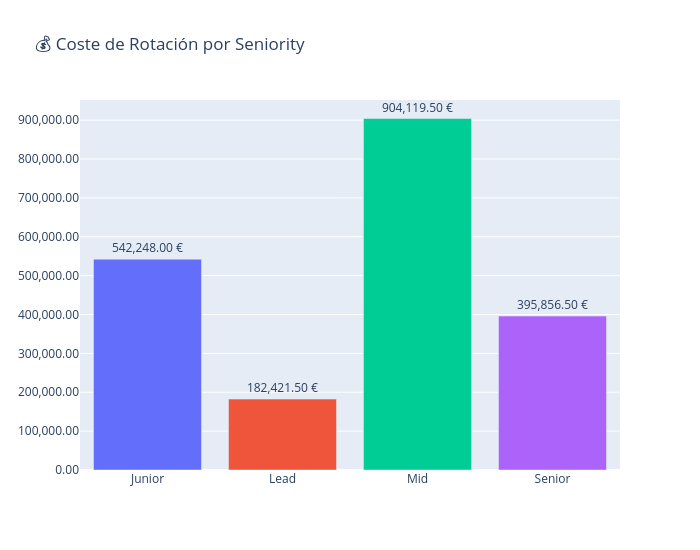

Notebook code for this chart:
### Code cell
# COSTE DE ROTACIÓN POR SENIORITY


costes_seniority = (
    df_bajas
    .groupby("seniority", as_index=False)
    .agg(
        Empleados=("empleado_id", "count"),
        Coste_Total=("coste_rotacion", "sum"),
        Coste_Medio=("coste_rotacion", "mean")
    )
)

display(costes_seniority)

fig = px.bar(
    costes_seniority,
    x="seniority",
    y="Coste_Total",
    color="seniority",
    title="💰 Coste de Rotación por Seniority",
    text="Coste_Total"
)

fig.update_traces(
    texttemplate="%{text:,.2f} €",
    textposition="outside"
)

fig.update_layout(
    xaxis_title=None,
    yaxis_title=None,
    yaxis_tickformat=",.2f",
    showlegend=False,
    height=550,
    width=700
)

fig.show()

### Figure 1 — Plotly figure (JSON) as saved in the notebook; plotly's stock layout.template omitted (floating-point values rounded to 4 significant figures)
{"data": [{"hovertemplate": "seniority=%{x}<br>Coste_Total=%{text}<extra></extra>", "legendgroup": "Junior", "marker": {"color": "#636efa", "pattern": {"shape": ""}}, "name": "Junior", "orientation": "v", "showlegend": true, "text": [542200.0], "textposition": "outside", "texttemplate": "%{text:,.2f} €", "type": "bar", "x": ["Junior"], "xaxis": "x", "y": [542200.0], "yaxis": "y"}, {"hovertemplate": "seniority=%{x}<br>Coste_Total=%{text}<extra></extra>", "legendgroup": "Lead", "marker": {"color": "#EF553B", "pattern": {"shape": ""}}, "name": "Lead", "orientation": "v", "showlegend": true, "text": [182400.0], "textposition": "outside", "texttemplate": "%{text:,.2f} €", "type": "bar", "x": ["Lead"], "xaxis": "x", "y": [182400.0], "yaxis": "y"}, {"hovertemplate": "seniority=%{x}<br>Coste_Total=%{text}<extra></extra>", "legendgroup": "Mid", "marker": {"color": "#00cc96", "pattern": {"shape": ""}}, "name": "Mid", "orientation": "v", "showlegend": true, "text": [904100.0], "textposition": "outside", "texttemplate": "%{text:,.2f} €", "type": "bar", "x": ["Mid"], "xaxis": "x", "y": [904100.0], "yaxis": "y"}, {"hovertemplate": "seniority=%{x}<br>Coste_Total=%{text}<extra></extra>", "legendgroup": "Senior", "marker": {"color": "#ab63fa", "pattern": {"shape": ""}}, "name": "Senior", "orientation": "v", "showlegend": true, "text": [395900.0], "textposition": "outside", "texttemplate": "%{text:,.2f} €", "type": "bar", "x": ["Senior"], "xaxis": "x", "y": [395900.0], "yaxis": "y"}], "layout": {"barmode": "relative", "height": 550, "legend": {"title": {"text": "seniority"}, "tracegroupgap": 0}, "showlegend": false, "title": {"text": "💰 Coste de Rotación por Seniority"}, "width": 700, "xaxis": {"anchor": "y", "categoryarray": ["Junior", "Lead", "Mid", "Senior"], "categoryorder": "array", "domain": [0, 1], "title": {}}, "yaxis": {"anchor": "x", "domain": [0, 1], "tickformat": ",.2f", "title": {}}}}
